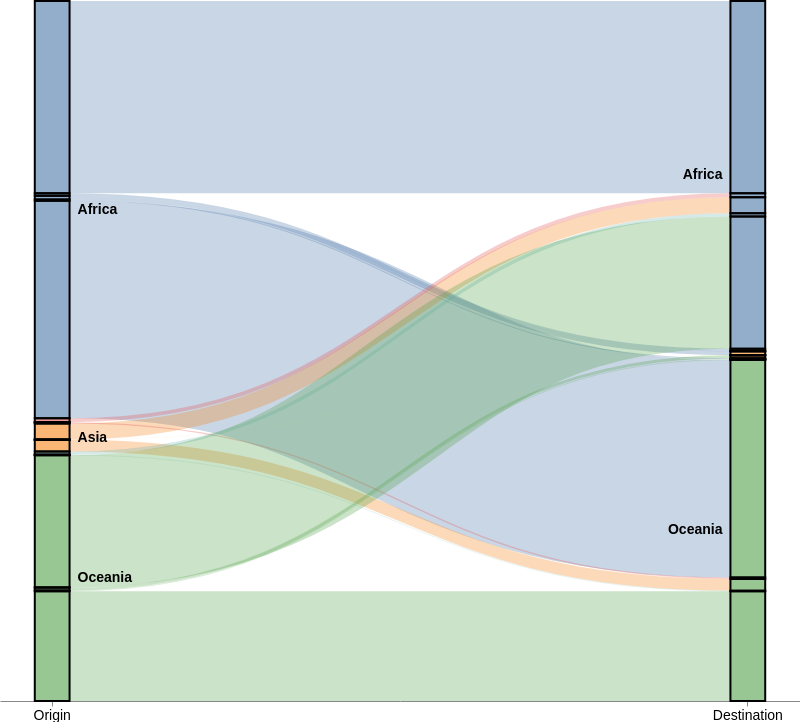

Specify this chart in Vega-Lite:
### Vega specification from a JSON file in a GitHub repository (floating-point values rounded to 4 significant figures)
{"$schema": "https://vega.github.io/schema/vega/v5.2.json", "height": 700, "width": 800, "data": [{"name": "rawData", "values": [{"key": {"stk1": "Africa", "stk2": "Africa"}, "doc_count": 81319501}, {"key": {"stk1": "Africa", "stk2": "Asia"}, "doc_count": 1608138}, {"key": {"stk1": "Africa", "stk2": "Americas"}, "doc_count": 1069668}, {"key": {"stk1": "Africa", "stk2": "Europe"}, "doc_count": 435792}, {"key": {"stk1": "Africa", "stk2": "Oceania"}, "doc_count": 92053160}, {"key": {"stk1": "Asia", "stk2": "Africa"}, "doc_count": 6801637}, {"key": {"stk1": "Asia", "stk2": "Asia"}, "doc_count": 41855}, {"key": {"stk1": "Asia", "stk2": "Americas"}, "doc_count": 6522}, {"key": {"stk1": "Asia", "stk2": "Europe"}, "doc_count": 16582}, {"key": {"stk1": "Asia", "stk2": "Oceania"}, "doc_count": 4952322}, {"key": {"stk1": "Americas", "stk2": "Africa"}, "doc_count": 1644110}, {"key": {"stk1": "Americas", "stk2": "Asia"}, "doc_count": 3949}, {"key": {"stk1": "Americas", "stk2": "Europe"}, "doc_count": 739}, {"key": {"stk1": "Americas", "stk2": "Oceania"}, "doc_count": 573946}, {"key": {"stk1": "Europe", "stk2": "Africa"}, "doc_count": 1401818}, {"key": {"stk1": "Europe", "stk2": "Asia"}, "doc_count": 5160}, {"key": {"stk1": "Europe", "stk2": "Europe"}, "doc_count": 497}, {"key": {"stk1": "Europe", "stk2": "Oceania"}, "doc_count": 239092}, {"key": {"stk1": "Oceania", "stk2": "Africa"}, "doc_count": 55922397}, {"key": {"stk1": "Oceania", "stk2": "Asia"}, "doc_count": 1225981}, {"key": {"stk1": "Oceania", "stk2": "Americas"}, "doc_count": 14887}, {"key": {"stk1": "Oceania", "stk2": "Europe"}, "doc_count": 287844}, {"key": {"stk1": "Oceania", "stk2": "Oceania"}, "doc_count": 46439364}], "transform": [{"type": "formula", "expr": "datum.key.stk1", "as": "stk1"}, {"type": "formula", "expr": "datum.key.stk2", "as": "stk2"}, {"type": "formula", "expr": "datum.doc_count", "as": "size"}]}, {"name": "nodes", "source": "rawData", "transform": [{"type": "filter", "expr": "!groupSelector || groupSelector.stk1 == datum.stk1 || groupSelector.stk2 == datum.stk2"}, {"type": "formula", "expr": "datum.stk1+datum.stk2", "as": "key"}, {"type": "fold", "fields": ["stk1", "stk2"], "as": ["stack", "grpId"]}, {"type": "formula", "expr": "datum.stack == 'stk1' ? datum.stk1+' '+datum.stk2 : datum.stk2+' '+datum.stk1", "as": "sortField"}, {"type": "stack", "groupby": ["stack"], "sort": {"field": "sortField", "order": "descending"}, "field": "size"}, {"type": "formula", "expr": "(datum.y0+datum.y1)/2", "as": "yc"}]}, {"name": "groups", "source": "nodes", "transform": [{"type": "aggregate", "groupby": ["stack", "grpId"], "fields": ["size"], "ops": ["sum"], "as": ["total"]}, {"type": "stack", "groupby": ["stack"], "sort": {"field": "grpId", "order": "descending"}, "field": "total"}, {"type": "formula", "expr": "scale('y', datum.y0)", "as": "scaledY0"}, {"type": "formula", "expr": "scale('y', datum.y1)", "as": "scaledY1"}, {"type": "formula", "expr": "datum.stack == 'stk1'", "as": "rightLabel"}, {"type": "formula", "expr": "datum.total/domain('y')[1]", "as": "percentage"}]}, {"name": "destinationNodes", "source": "nodes", "transform": [{"type": "filter", "expr": "datum.stack == 'stk2'"}]}, {"name": "edges", "source": "nodes", "transform": [{"type": "filter", "expr": "datum.stack == 'stk1'"}, {"type": "lookup", "from": "destinationNodes", "key": "key", "fields": ["key"], "as": ["target"]}, {"type": "linkpath", "orient": "horizontal", "shape": "diagonal", "sourceY": {"expr": "scale('y', datum.yc)"}, "sourceX": {"expr": "scale('x', 'stk1') + bandwidth('x')"}, "targetY": {"expr": "scale('y', datum.target.yc)"}, "targetX": {"expr": "scale('x', 'stk2')"}}, {"type": "formula", "expr": "range('y')[0]-scale('y', datum.size)", "as": "strokeWidth"}, {"type": "formula", "expr": "datum.size/domain('y')[1]", "as": "percentage"}]}], "scales": [{"name": "x", "type": "band", "range": "width", "domain": ["stk1", "stk2"], "paddingOuter": 0.05, "paddingInner": 0.95}, {"name": "y", "type": "linear", "range": "height", "domain": {"data": "nodes", "field": "y1"}}, {"name": "color", "type": "ordinal", "range": "category", "domain": {"data": "rawData", "field": "stk1"}}, {"name": "stackNames", "type": "ordinal", "range": ["Origin", "Destination"], "domain": ["stk1", "stk2"]}], "axes": [{"orient": "bottom", "scale": "x", "encode": {"labels": {"update": {"fontSize": {"value": 14}, "text": {"scale": "stackNames", "field": "value"}}}}}], "marks": [{"type": "path", "name": "edgeMark", "from": {"data": "edges"}, "clip": true, "encode": {"update": {"stroke": [{"test": "groupSelector && groupSelector.stack=='stk1'", "scale": "color", "field": "stk2"}, {"scale": "color", "field": "stk1"}], "strokeWidth": {"field": "strokeWidth"}, "path": {"field": "path"}, "strokeOpacity": {"signal": "!groupSelector && (groupHover.stk1 == datum.stk1 || groupHover.stk2 == datum.stk2) ? 0.9 : 0.3"}, "zindex": {"signal": "!groupSelector && (groupHover.stk1 == datum.stk1 || groupHover.stk2 == datum.stk2) ? 1 : 0"}, "tooltip": {"signal": "datum.stk1 + ' to ' + datum.stk2 + ':    ' + format(datum.size, ',.0f') + '   (' + format(datum.percentage, '.1%') + ')'"}}, "hover": {"strokeOpacity": {"value": 1}}}}, {"type": "rect", "name": "groupMark", "from": {"data": "groups"}, "encode": {"enter": {"fill": {"scale": "color", "field": "grpId"}, "width": {"scale": "x", "band": 1}}, "update": {"x": {"scale": "x", "field": "stack"}, "y": {"field": "scaledY0"}, "y2": {"field": "scaledY1"}, "fillOpacity": {"value": 0.6}, "tooltip": {"signal": "datum.grpId + '   ' + format(datum.total, ',.0f') + '   (' + format(datum.percentage, '.1%') + ')'"}}, "hover": {"fillOpacity": {"value": 1}}}}, {"type": "text", "from": {"data": "groups"}, "interactive": false, "encode": {"update": {"x": {"signal": "scale('x', datum.stack) + (datum.rightLabel ? bandwidth('x') + 8 : -8)"}, "yc": {"signal": "(datum.scaledY0 + datum.scaledY1)/2"}, "align": {"signal": "datum.rightLabel ? 'left' : 'right'"}, "baseline": {"value": "middle"}, "fontWeight": {"value": "bold"}, "fontSize": {"value": 14}, "text": {"signal": "abs(datum.scaledY0-datum.scaledY1) > 13 ? datum.grpId : ''"}}}}, {"type": "group", "data": [{"name": "dataForShowAll", "values": [{}], "transform": [{"type": "filter", "expr": "groupSelector"}]}], "encode": {"enter": {"xc": {"signal": "width/2"}, "y": {"value": 30}, "width": {"value": 80}, "height": {"value": 30}}}, "marks": [{"type": "group", "name": "groupReset", "from": {"data": "dataForShowAll"}, "encode": {"enter": {"cornerRadius": {"value": 6}, "fill": {"value": "#f5f5f5"}, "stroke": {"value": "#c1c1c1"}, "strokeWidth": {"value": 2}, "height": {"field": {"group": "height"}}, "width": {"field": {"group": "width"}}}, "update": {"opacity": {"value": 1}}, "hover": {"opacity": {"value": 0.7}}}, "marks": [{"type": "text", "interactive": false, "encode": {"enter": {"xc": {"field": {"group": "width"}, "mult": 0.5}, "yc": {"field": {"group": "height"}, "mult": 0.5, "offset": 2}, "align": {"value": "center"}, "baseline": {"value": "middle"}, "fontWeight": {"value": "bold"}, "fontSize": {"value": 13}, "text": {"value": "Show All"}}}}]}]}, {"type": "rect", "from": {"data": "nodes"}, "encode": {"enter": {"stroke": {"value": "#000"}, "strokeWidth": {"value": 2}, "width": {"scale": "x", "band": 1}, "x": {"scale": "x", "field": "stack"}, "y": {"field": "y0", "scale": "y"}, "y2": {"field": "y1", "scale": "y"}}}}], "signals": [{"name": "groupHover", "value": {}, "on": [{"events": "@groupMark:mouseover", "update": "{stk1:datum.stack=='stk1' && datum.grpId, stk2:datum.stack=='stk2' && datum.grpId}"}, {"events": "mouseout", "update": "{}"}]}, {"name": "groupSelector", "value": false, "on": [{"events": "@groupMark:click!", "update": "{stack:datum.stack, stk1:datum.stack=='stk1' && datum.grpId, stk2:datum.stack=='stk2' && datum.grpId}"}, {"events": [{"type": "click", "markname": "groupReset"}, {"type": "dblclick"}], "update": "false"}]}]}
